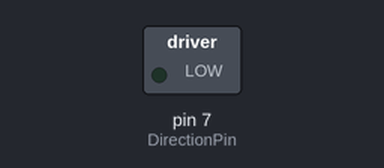
The sketch below on a simulated Arduino Uno, built with avr-gcc and run on an emulated ATmega328P. Parts: switched loads named in the sketch (green lamp = pin HIGH). Pins used as bus, display or sensor lines are not drawn.

Above: at 1.0 s.
At 3.0 s:
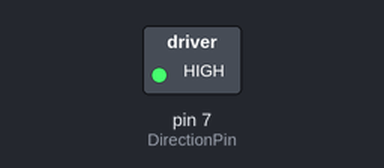
Timing chart, 0 to 5.2 s (numbered marks = the images above):
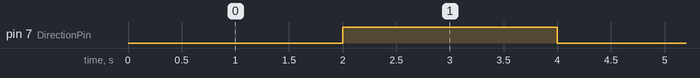

Measured:
- by itself, pin 7 (DirectionPin): alternates HIGH for 2.0 s and LOW for 2.0 s

The sketch:

Stepper_Motor_Prototype.ino
```cpp
int StepOutputPin = 10;
int DirectionPin = 7;
int counter = 0;
void setup()
{
  // put your setup code here, to run once:
  pinMode(StepOutputPin, OUTPUT);
  pinMode(DirectionPin, OUTPUT);
}

void loop()
{
  // put your main code here, to run repeatedly:
  while(1)
  {
    analogWrite(StepOutputPin, 127);
    digitalWrite(DirectionPin, LOW);
    delay(2000);
    digitalWrite(DirectionPin, HIGH);
    delay(2000);
  }
}
```
